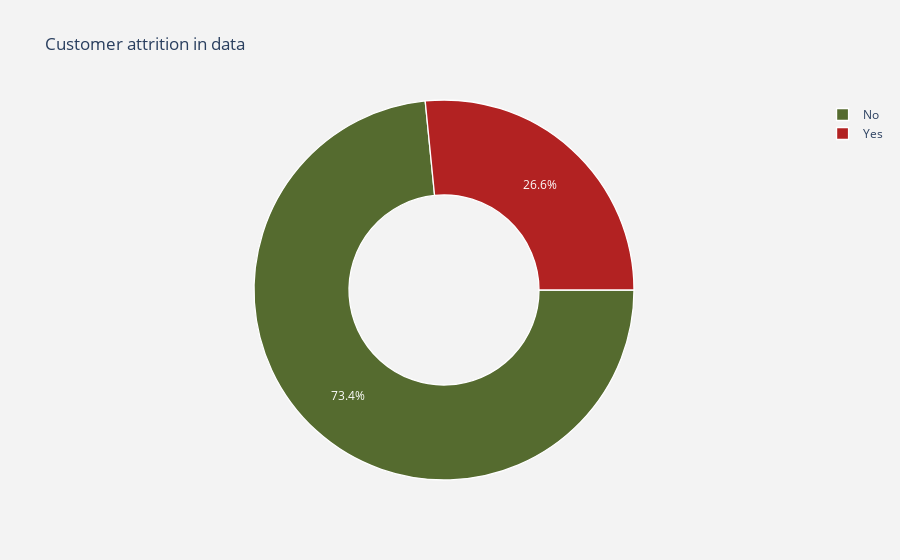

Write notebook code for a chart like this one.
### Code cell
#Etiquetas
lab = df["Abandono"].value_counts().keys().tolist()
#Valores
val = df["Abandono"].value_counts().values.tolist()

trace = go.Pie(labels = lab ,
               values = val ,
               marker = dict(colors =  [ 'darkolivegreen','firebrick'],
                             line = dict(color = "white",
                                         width =  1.3)
                            ),
               rotation = 90,
               hoverinfo = "label+value+text",
               hole = .5
              )
layout = go.Layout(dict(title = "Customer attrition in data",
                        plot_bgcolor  = "rgb(243,243,243)",
                        paper_bgcolor = "rgb(243,243,243)",
                       )
                  )

data = [trace]
fig = go.Figure(data = data,layout = layout)
py.iplot(fig)

### Figure 1 — Plotly figure (JSON) as saved in the notebook; plotly's stock layout.template omitted (floating-point values rounded to 4 significant figures)
{"data": [{"hole": 0.5, "hoverinfo": "label+value+text", "labels": ["No", "Yes"], "marker": {"colors": ["darkolivegreen", "firebrick"], "line": {"color": "white", "width": 1.3}}, "rotation": 90, "type": "pie", "values": [5163, 1869]}], "layout": {"paper_bgcolor": "rgb(243,243,243)", "plot_bgcolor": "rgb(243,243,243)", "title": {"text": "Customer attrition in data"}}}
